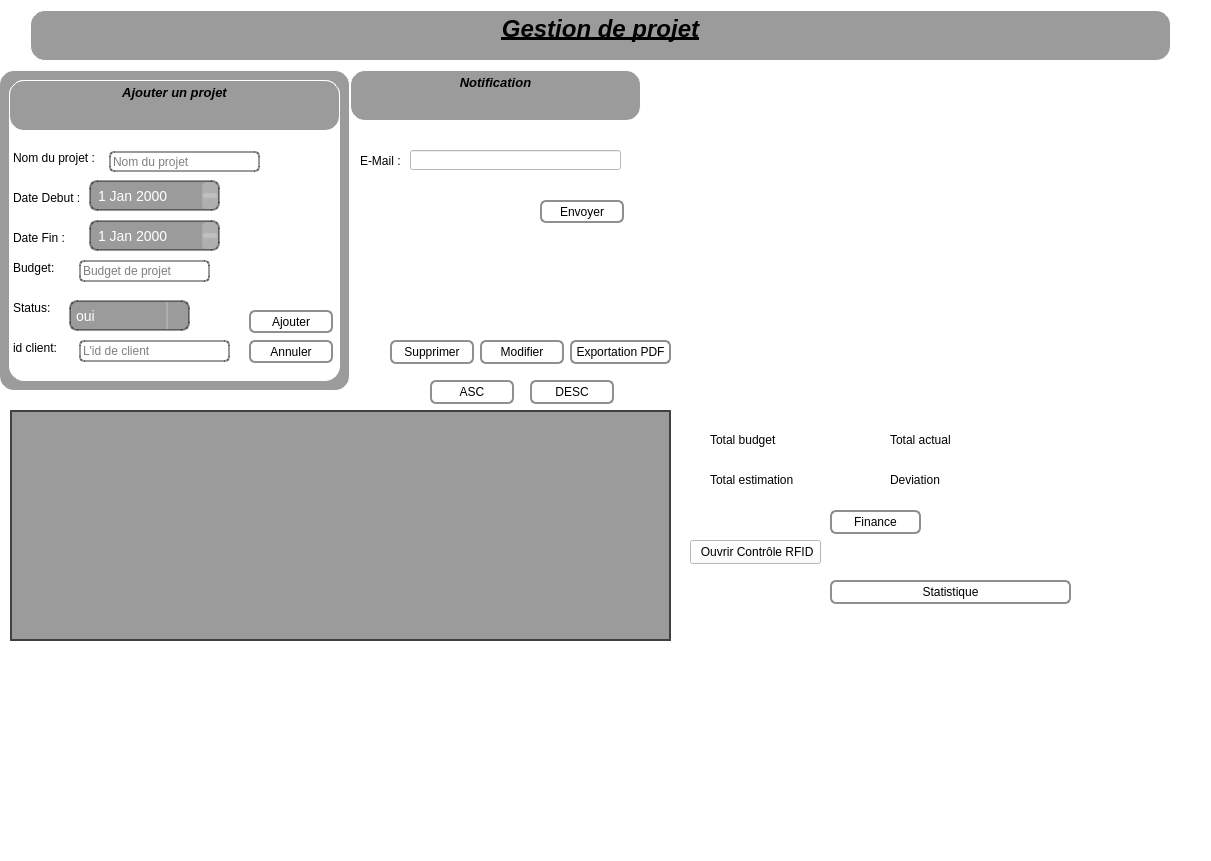
   <widget class="QStackedWidget" name="stackedWidget">
    <property name="geometry">
     <rect>
      <x>180</x>
      <y>40</y>
      <width>1211</width>
      <height>861</height>
     </rect>
    </property>
    <property name="styleSheet">
     <string notr="true">background-color: rgb(255, 255, 255);</string>
    </property>
    <property name="currentIndex">
     <number>0</number>
    </property>
    <widget class="QWidget" name="page">
     <widget class="QTextBrowser" name="textBrowser">
      <property name="geometry">
       <rect>
        <x>30</x>
        <y>10</y>
        <width>1141</width>
        <height>51</height>
       </rect>
      </property>
      <property name="styleSheet">
       <string notr="true">background-color:rgba(0, 0, 0, 100);
border-radius:15px;
 border: 1px solid #ffffff; </string>
      </property>
      <property name="html">
       <string>&lt;!DOCTYPE HTML PUBLIC &quot;-//W3C//DTD HTML 4.0//EN&quot; &quot;http://www.w3.org/TR/REC-html40/strict.dtd&quot;&gt;
&lt;html&gt;&lt;head&gt;&lt;meta name=&quot;qrichtext&quot; content=&quot;1&quot; /&gt;&lt;meta charset=&quot;utf-8&quot; /&gt;&lt;style type=&quot;text/css&quot;&gt;
p, li { white-space: pre-wrap; }
hr { height: 1px; border-width: 0; }
li.unchecked::marker { content: &quot;\2610&quot;; }
li.checked::marker { content: &quot;\2612&quot;; }
&lt;/style&gt;&lt;/head&gt;&lt;body style=&quot; font-family:'Segoe UI'; font-size:9pt; font-weight:400; font-style:normal;&quot;&gt;
&lt;p align=&quot;center&quot; style=&quot; margin-top:0px; margin-bottom:0px; margin-left:0px; margin-right:0px; -qt-block-indent:0; text-indent:0px;&quot;&gt;&lt;span style=&quot; font-family:'MS Shell Dlg 2'; font-size:18pt; font-weight:600; font-style:italic; text-decoration: underline;&quot;&gt;Gestion de projet&lt;/span&gt;&lt;/p&gt;&lt;/body&gt;&lt;/html&gt;</string>
      </property>
     </widget>
     <widget class="QWidget" name="widget_5" native="true">
      <property name="geometry">
       <rect>
        <x>350</x>
        <y>70</y>
        <width>291</width>
        <height>261</height>
       </rect>
      </property>
      <widget class="QTextBrowser" name="textBrowser_2">
       <property name="geometry">
        <rect>
         <x>0</x>
         <y>0</y>
         <width>291</width>
         <height>51</height>
        </rect>
       </property>
       <property name="styleSheet">
        <string notr="true">background-color:rgba(0, 0, 0, 100);
border-radius:15px;
 border: 1px solid #ffffff; </string>
       </property>
       <property name="html">
        <string>&lt;!DOCTYPE HTML PUBLIC &quot;-//W3C//DTD HTML 4.0//EN&quot; &quot;http://www.w3.org/TR/REC-html40/strict.dtd&quot;&gt;
&lt;html&gt;&lt;head&gt;&lt;meta name=&quot;qrichtext&quot; content=&quot;1&quot; /&gt;&lt;meta charset=&quot;utf-8&quot; /&gt;&lt;style type=&quot;text/css&quot;&gt;
p, li { white-space: pre-wrap; }
hr { height: 1px; border-width: 0; }
li.unchecked::marker { content: &quot;\2610&quot;; }
li.checked::marker { content: &quot;\2612&quot;; }
&lt;/style&gt;&lt;/head&gt;&lt;body style=&quot; font-family:'Segoe UI'; font-size:9pt; font-weight:400; font-style:normal;&quot;&gt;
&lt;p align=&quot;center&quot; style=&quot; margin-top:0px; margin-bottom:0px; margin-left:0px; margin-right:0px; -qt-block-indent:0; text-indent:0px;&quot;&gt;&lt;span style=&quot; font-family:'MS Shell Dlg 2'; font-size:10pt; font-weight:600; font-style:italic;&quot;&gt;Notification&lt;/span&gt;&lt;/p&gt;&lt;/body&gt;&lt;/html&gt;</string>
       </property>
      </widget>
      <widget class="QLabel" name="label_65">
       <property name="geometry">
        <rect>
         <x>10</x>
         <y>60</y>
         <width>61</width>
         <height>61</height>
        </rect>
       </property>
       <property name="text">
        <string>E-Mail :</string>
       </property>
      </widget>
      <widget class="QLineEdit" name="lineEditEmail">
       <property name="geometry">
        <rect>
         <x>60</x>
         <y>80</y>
         <width>211</width>
         <height>20</height>
        </rect>
       </property>
      </widget>
      <widget class="QPushButton" name="btnEnvoyerEmail">
       <property name="geometry">
        <rect>
         <x>190</x>
         <y>130</y>
         <width>84</width>
         <height>23</height>
        </rect>
       </property>
       <property name="styleSheet">
        <string notr="true">QPushButton {
    border: 2px solid #8f8f91;
    border-radius: 6px;
    background-color: qlineargradient(x1: 0, y1: 0, x2: 0, y2: 1,
                                      stop: 0 #f6f7fa, stop: 1 #dadbde);
    min-width: 80px;
}

QPushButton:pressed {
    background-color: qlineargradient(x1: 0, y1: 0, x2: 0, y2: 1,
                                      stop: 0 #dadbde, stop: 1 #f6f7fa);
}

QPushButton:flat {
    border: none; /* no border for a flat push button */
}

QPushButton:default {
    border-color: navy; /* make the default button prominent */
}

</string>
       </property>
       <property name="text">
        <string>Envoyer</string>
       </property>
      </widget>
     </widget>
     <widget class="QWidget" name="widget_6" native="true">
      <property name="geometry">
       <rect>
        <x>-1</x>
        <y>70</y>
        <width>351</width>
        <height>321</height>
       </rect>
      </property>
      <property name="styleSheet">
       <string notr="true">background-color:rgba(0, 0, 0, 100);
border-radius:15px;
 border: 1px solid #ffffff; </string>
      </property>
      <widget class="QFrame" name="frame">
       <property name="geometry">
        <rect>
         <x>10</x>
         <y>10</y>
         <width>331</width>
         <height>301</height>
        </rect>
       </property>
       <property name="styleSheet">
        <string notr="true">background-color:rgb(255, 255, 255);
border-radius:15px;
 border: 1px solid #ffffff; </string>
       </property>
       <property name="frameShape">
        <enum>QFrame::Shape::NoFrame</enum>
       </property>
       <widget class="QLabel" name="label">
        <property name="geometry">
         <rect>
          <x>0</x>
          <y>70</y>
          <width>91</width>
          <height>16</height>
         </rect>
        </property>
        <property name="styleSheet">
         <string notr="true">QLabel{
rgb(170, 0, 127)
}</string>
        </property>
        <property name="text">
         <string>Nom du projet :</string>
        </property>
       </widget>
       <widget class="QLabel" name="label_2">
        <property name="geometry">
         <rect>
          <x>0</x>
          <y>150</y>
          <width>61</width>
          <height>16</height>
         </rect>
        </property>
        <property name="text">
         <string>Date Fin :</string>
        </property>
       </widget>
       <widget class="QLabel" name="label_5">
        <property name="geometry">
         <rect>
          <x>0</x>
          <y>110</y>
          <width>81</width>
          <height>16</height>
         </rect>
        </property>
        <property name="text">
         <string>Date Debut :</string>
        </property>
       </widget>
       <widget class="QLabel" name="label_3">
        <property name="geometry">
         <rect>
          <x>0</x>
          <y>180</y>
          <width>49</width>
          <height>16</height>
         </rect>
        </property>
        <property name="text">
         <string>Budget:</string>
        </property>
       </widget>
       <widget class="QLabel" name="label_4">
        <property name="geometry">
         <rect>
          <x>0</x>
          <y>220</y>
          <width>49</width>
          <height>16</height>
         </rect>
        </property>
        <property name="text">
         <string>Status:</string>
        </property>
       </widget>
       <widget class="QPushButton" name="btnAnnuler">
        <property name="geometry">
         <rect>
          <x>240</x>
          <y>260</y>
          <width>84</width>
          <height>23</height>
         </rect>
        </property>
        <property name="styleSheet">
         <string notr="true">QPushButton {
    border: 2px solid #8f8f91;
    border-radius: 6px;
    background-color: qlineargradient(x1: 0, y1: 0, x2: 0, y2: 1,
                                      stop: 0 #f6f7fa, stop: 1 #dadbde);
    min-width: 80px;
}

QPushButton:pressed {
    background-color: qlineargradient(x1: 0, y1: 0, x2: 0, y2: 1,
                                      stop: 0 #dadbde, stop: 1 #f6f7fa);
}

QPushButton:flat {
    border: none; /* no border for a flat push button */
}

QPushButton:default {
    border-color: navy; /* make the default button prominent */
}
</string>
        </property>
        <property name="text">
         <string>Annuler</string>
        </property>
       </widget>
       <widget class="QPushButton" name="btnAjouter">
        <property name="geometry">
         <rect>
          <x>240</x>
          <y>230</y>
          <width>84</width>
          <height>23</height>
         </rect>
        </property>
        <property name="styleSheet">
         <string notr="true">QPushButton {
    border: 2px solid #8f8f91;
    border-radius: 6px;
    background-color: qlineargradient(x1: 0, y1: 0, x2: 0, y2: 1,
                                      stop: 0 #f6f7fa, stop: 1 #dadbde);
    min-width: 80px;
}

QPushButton:pressed {
    background-color: qlineargradient(x1: 0, y1: 0, x2: 0, y2: 1,
                                      stop: 0 #dadbde, stop: 1 #f6f7fa);
}

QPushButton:flat {
    border: none; /* no border for a flat push button */
}

QPushButton:default {
    border-color: navy; /* make the default button prominent */
}
</string>
        </property>
        <property name="text">
         <string>Ajouter</string>
        </property>
       </widget>
       <widget class="QTextBrowser" name="textBrowser_4">
        <property name="geometry">
         <rect>
          <x>0</x>
          <y>0</y>
          <width>331</width>
          <height>51</height>
         </rect>
        </property>
        <property name="styleSheet">
         <string notr="true">background-color:rgba(0, 0, 0, 100);
border-radius:15px;
 border: 1px solid #ffffff; </string>
        </property>
        <property name="html">
         <string>&lt;!DOCTYPE HTML PUBLIC &quot;-//W3C//DTD HTML 4.0//EN&quot; &quot;http://www.w3.org/TR/REC-html40/strict.dtd&quot;&gt;
&lt;html&gt;&lt;head&gt;&lt;meta name=&quot;qrichtext&quot; content=&quot;1&quot; /&gt;&lt;meta charset=&quot;utf-8&quot; /&gt;&lt;style type=&quot;text/css&quot;&gt;
p, li { white-space: pre-wrap; }
hr { height: 1px; border-width: 0; }
li.unchecked::marker { content: &quot;\2610&quot;; }
li.checked::marker { content: &quot;\2612&quot;; }
&lt;/style&gt;&lt;/head&gt;&lt;body style=&quot; font-family:'Segoe UI'; font-size:9pt; font-weight:400; font-style:normal;&quot;&gt;
&lt;p align=&quot;center&quot; style=&quot; margin-top:0px; margin-bottom:0px; margin-left:0px; margin-right:0px; -qt-block-indent:0; text-indent:0px;&quot;&gt;&lt;span style=&quot; font-size:10pt; font-weight:700; font-style:italic;&quot;&gt;Ajouter un projet&lt;/span&gt;&lt;/p&gt;&lt;/body&gt;&lt;/html&gt;</string>
        </property>
       </widget>
       <widget class="QLineEdit" name="lineEdit_client">
        <property name="geometry">
         <rect>
          <x>70</x>
          <y>260</y>
          <width>151</width>
          <height>22</height>
         </rect>
        </property>
        <property name="styleSheet">
         <string notr="true">QLineEdit{
	 border: 2px solid rgba(0, 0, 0, 100);  /* Bordure bleue */
    border-radius: 5px;  /* Coins arrondis */
}</string>
        </property>
        <property name="placeholderText">
         <string>L'id de client</string>
        </property>
       </widget>
       <widget class="QLabel" name="label_37">
        <property name="geometry">
         <rect>
          <x>0</x>
          <y>260</y>
          <width>49</width>
          <height>16</height>
         </rect>
        </property>
        <property name="text">
         <string>id client:</string>
        </property>
       </widget>
       <widget class="QComboBox" name="comboBox_status">
        <property name="geometry">
         <rect>
          <x>60</x>
          <y>220</y>
          <width>121</width>
          <height>31</height>
         </rect>
        </property>
        <property name="styleSheet">
         <string notr="true">QComboBox {
    background-color: rgba(0, 0, 0, 100);
    border: 2px solid rgba(0, 0, 0, 100);
    border-radius: 8px;
    padding: 5px;
    color: white;
    font-size: 14px;
}

QComboBox:hover {
    background-color: rgba(0, 0, 0, 80); /* Léger éclaircissement au survol */
    border: 2px solid rgba(0, 0, 0, 120);
}

QComboBox:focus {
    border: 2px solid rgba(0, 0, 0, 150);
    background-color: rgba(0, 0, 0, 120);
}

QComboBox::drop-down {
    width: 20px;
    border-left: 2px solid rgba(255, 255, 255, 50);
}

QComboBox::down-arrow {
    image: url(C:/Users/FK Info/Desktop/GProjett/icon/down1.png); /* Remplace par ton icône */
    width: 12px;
    height: 12px;
}

QComboBox QAbstractItemView {
    background-color: rgba(0, 0, 0, 100);
    border: 2px solid rgba(0, 0, 0, 150);
    selection-background-color: rgba(255, 255, 255, 50);
    selection-color: white;
    color: white;
}

QComboBox QAbstractItemView::item {
    padding: 5px;
    border-radius: 4px;
}

QComboBox QAbstractItemView::item:hover {
    background-color: rgba(255, 255, 255, 50);
}
</string>
        </property>
        <item>
         <property name="text">
          <string>oui</string>
         </property>
        </item>
        <item>
         <property name="text">
          <string>non</string>
         </property>
        </item>
        <item>
         <property name="text">
          <string>pas encore</string>
         </property>
        </item>
       </widget>
       <widget class="QDateEdit" name="dateEdit_debut">
        <property name="geometry">
         <rect>
          <x>80</x>
          <y>100</y>
          <width>131</width>
          <height>31</height>
         </rect>
        </property>
        <property name="styleSheet">
         <string notr="true">QDateEdit {
    background-color: rgba(0, 0, 0, 100);
    border: 2px solid rgba(0, 0, 0, 100);
    border-radius: 8px;
    padding: 5px;
    selection-background-color: rgba(0, 0, 0, 100);
    selection-color: white;
    font-size: 14px;
    color: white; /* Texte blanc pour contraste */
}

QDateEdit:hover {
    background-color: rgba(0, 0, 0, 80); /* Léger éclaircissement au survol */
    border: 2px solid rgba(0, 0, 0, 120);
}

QDateEdit:focus {
    border: 2px solid rgba(0, 0, 0, 150); /* Plus intense en focus */
    background-color: rgba(0, 0, 0, 120);
}

QDateEdit::drop-down {
    width: 20px;
    border-left: 2px solid rgba(255, 255, 255, 50);
}

QDateEdit::down-arrow {
    image: url(:/icons/down_arrow.png); /* Remplace par ton icône */
    width: 12px;
    height: 12px;
}

QDateEdit::up-button, QDateEdit::down-button {
    width: 16px;
    height: 16px;
    background-color: rgba(255, 255, 255, 50); /* Gris clair semi-transparent */
    border-radius: 4px;
}

QDateEdit::up-button:hover, QDateEdit::down-button:hover {
    background-color: rgba(255, 255, 255, 100);
}

QDateEdit::up-arrow {
    image: url(C:/Users/FK Info/Desktop/GProjett/icon/down.png); /* Remplace par ton icône */
    width: 10px;
    height: 10px;
}

QDateEdit::down-arrow {
    image: url(C:/Users/FK Info/Desktop/GProjett/icon/down1.png); /* Remplace par ton icône */
    width: 10px;
    height: 10px;
}
</string>
        </property>
       </widget>
       <widget class="QDateEdit" name="dateEdit_fin">
        <property name="geometry">
         <rect>
          <x>80</x>
          <y>140</y>
          <width>131</width>
          <height>31</height>
         </rect>
        </property>
        <property name="styleSheet">
         <string notr="true">QDateEdit {
    background-color: rgba(0, 0, 0, 100);
    border: 2px solid rgba(0, 0, 0, 100);
    border-radius: 8px;
    padding: 5px;
    selection-background-color: rgba(0, 0, 0, 100);
    selection-color: white;
    font-size: 14px;
    color: white; /* Texte blanc pour contraste */
}

QDateEdit:hover {
    background-color: rgba(0, 0, 0, 80); /* Léger éclaircissement au survol */
    border: 2px solid rgba(0, 0, 0, 120);
}

QDateEdit:focus {
    border: 2px solid rgba(0, 0, 0, 150); /* Plus intense en focus */
    background-color: rgba(0, 0, 0, 120);
}

QDateEdit::drop-down {
    width: 20px;
    border-left: 2px solid rgba(255, 255, 255, 50);
}

QDateEdit::down-arrow {
    image: url(:/icons/down_arrow.png); /* Remplace par ton icône */
    width: 12px;
    height: 12px;
}

QDateEdit::up-button, QDateEdit::down-button {
    width: 16px;
    height: 16px;
    background-color: rgba(255, 255, 255, 50); /* Gris clair semi-transparent */
    border-radius: 4px;
}

QDateEdit::up-button:hover, QDateEdit::down-button:hover {
    background-color: rgba(255, 255, 255, 100);
}

QDateEdit::up-arrow {
    image: url(C:/Users/FK Info/Desktop/GProjett/icon/down.png); /* Remplace par ton icône */
    width: 10px;
    height: 10px;
}

QDateEdit::down-arrow {
    image: url(C:/Users/FK Info/Desktop/GProjett/icon/down1.png); /* Remplace par ton icône */
    width: 10px;
    height: 10px;
}
</string>
        </property>
       </widget>
       <widget class="QLineEdit" name="lineEdit_nom">
        <property name="geometry">
         <rect>
          <x>100</x>
          <y>71</y>
          <width>151</width>
          <height>21</height>
         </rect>
        </property>
        <property name="styleSheet">
         <string notr="true">QLineEdit{
	 border: 2px solid rgba(0, 0, 0, 100);  /* Bordure bleue */
    border-radius: 5px;  /* Coins arrondis */
}</string>
        </property>
        <property name="text">
         <string/>
        </property>
        <property name="placeholderText">
         <string>Nom du projet</string>
        </property>
       </widget>
       <widget class="QLineEdit" name="lineEdit_budget">
        <property name="geometry">
         <rect>
          <x>70</x>
          <y>180</y>
          <width>131</width>
          <height>22</height>
         </rect>
        </property>
        <property name="styleSheet">
         <string notr="true">QLineEdit{
	 border: 2px solid rgba(0, 0, 0, 100);  /* Bordure bleue */
    border-radius: 5px;  /* Coins arrondis */
}</string>
        </property>
        <property name="placeholderText">
         <string>Budget de projet</string>
        </property>
       </widget>
      </widget>
     </widget>
     <widget class="QTableView" name="tableView">
      <property name="geometry">
       <rect>
        <x>10</x>
        <y>410</y>
        <width>661</width>
        <height>231</height>
       </rect>
      </property>
      <property name="styleSheet">
       <string notr="true">QTableView {
    background-color: rgba(0, 0, 0, 100);
    border: 2px solid rgba(0, 0, 0, 150);
    gridline-color: rgba(255, 255, 255, 50);
    color: white;
    selection-background-color: rgba(255, 255, 255, 50);
    selection-color: black;
    font-size: 14px;
}

QHeaderView::section {
    background-color: rgba(0, 0, 0, 150);
    padding: 8px;
    border: 1px solid rgba(255, 255, 255, 50);
    color: white;
    font-weight: bold;
}

QTableView::item {
    padding: 8px;
    border: 1px solid rgba(255, 255, 255, 30);
}

QTableView::item:selected {
    background-color: rgba(255, 255, 255, 50);
    color: black;
}

QTableView::item:hover {
    background-color: rgba(255, 255, 255, 30);
}
</string>
      </property>
     </widget>
     <widget class="QPushButton" name="btnModifier">
      <property name="geometry">
       <rect>
        <x>480</x>
        <y>340</y>
        <width>84</width>
        <height>24</height>
       </rect>
      </property>
      <property name="styleSheet">
       <string notr="true">QPushButton {
    border: 2px solid #8f8f91;
    border-radius: 6px;
    background-color: qlineargradient(x1: 0, y1: 0, x2: 0, y2: 1,
                                      stop: 0 #f6f7fa, stop: 1 #dadbde);
    min-width: 80px;
}

QPushButton:pressed {
    background-color: qlineargradient(x1: 0, y1: 0, x2: 0, y2: 1,
                                      stop: 0 #dadbde, stop: 1 #f6f7fa);
}

QPushButton:flat {
    border: none; /* no border for a flat push button */
}

QPushButton:default {
    border-color: navy; /* make the default button prominent */
}
</string>
      </property>
      <property name="text">
       <string>Modifier</string>
      </property>
     </widget>
     <widget class="QPushButton" name="btnSupprimer">
      <property name="geometry">
       <rect>
        <x>390</x>
        <y>340</y>
        <width>84</width>
        <height>24</height>
       </rect>
      </property>
      <property name="styleSheet">
       <string notr="true">QPushButton {
    border: 2px solid #8f8f91;
    border-radius: 6px;
    background-color: qlineargradient(x1: 0, y1: 0, x2: 0, y2: 1,
                                      stop: 0 #f6f7fa, stop: 1 #dadbde);
    min-width: 80px;
}

QPushButton:pressed {
    background-color: qlineargradient(x1: 0, y1: 0, x2: 0, y2: 1,
                                      stop: 0 #dadbde, stop: 1 #f6f7fa);
}

QPushButton:flat {
    border: none; /* no border for a flat push button */
}

QPushButton:default {
    border-color: navy; /* make the default button prominent */
}
</string>
      </property>
      <property name="text">
       <string>Supprimer</string>
      </property>
     </widget>
     <widget class="QPushButton" name="btnDesc">
      <property name="geometry">
       <rect>
        <x>530</x>
        <y>380</y>
        <width>84</width>
        <height>24</height>
       </rect>
      </property>
      <property name="styleSheet">
       <string notr="true">QPushButton {
    border: 2px solid #8f8f91;
    border-radius: 6px;
    background-color: qlineargradient(x1: 0, y1: 0, x2: 0, y2: 1,
                                      stop: 0 #f6f7fa, stop: 1 #dadbde);
    min-width: 80px;
}

QPushButton:pressed {
    background-color: qlineargradient(x1: 0, y1: 0, x2: 0, y2: 1,
                                      stop: 0 #dadbde, stop: 1 #f6f7fa);
}

QPushButton:flat {
    border: none; /* no border for a flat push button */
}

QPushButton:default {
    border-color: navy; /* make the default button prominent */
}
</string>
      </property>
      <property name="text">
       <string>DESC</string>
      </property>
     </widget>
     <widget class="QPushButton" name="btnAsc">
      <property name="geometry">
       <rect>
        <x>430</x>
        <y>380</y>
        <width>84</width>
        <height>24</height>
       </rect>
      </property>
      <property name="styleSheet">
       <string notr="true">QPushButton {
    border: 2px solid #8f8f91;
    border-radius: 6px;
    background-color: qlineargradient(x1: 0, y1: 0, x2: 0, y2: 1,
                                      stop: 0 #f6f7fa, stop: 1 #dadbde);
    min-width: 80px;
}

QPushButton:pressed {
    background-color: qlineargradient(x1: 0, y1: 0, x2: 0, y2: 1,
                                      stop: 0 #dadbde, stop: 1 #f6f7fa);
}

QPushButton:flat {
    border: none; /* no border for a flat push button */
}

QPushButton:default {
    border-color: navy; /* make the default button prominent */
}
</string>
      </property>
      <property name="text">
       <string>ASC</string>
      </property>
     </widget>
     <widget class="QPushButton" name="btnExporterPDF">
      <property name="geometry">
       <rect>
        <x>570</x>
        <y>340</y>
        <width>101</width>
        <height>24</height>
       </rect>
      </property>
      <property name="styleSheet">
       <string notr="true">QPushButton {
    border: 2px solid #8f8f91;
    border-radius: 6px;
    background-color: qlineargradient(x1: 0, y1: 0, x2: 0, y2: 1,
                                      stop: 0 #f6f7fa, stop: 1 #dadbde);
    min-width: 80px;
}

QPushButton:pressed {
    background-color: qlineargradient(x1: 0, y1: 0, x2: 0, y2: 1,
                                      stop: 0 #dadbde, stop: 1 #f6f7fa);
}

QPushButton:flat {
    border: none; /* no border for a flat push button */
}

QPushButton:default {
    border-color: navy; /* make the default button prominent */
}
</string>
      </property>
      <property name="text">
       <string>Exportation PDF</string>
      </property>
     </widget>
     <widget class="QPushButton" name="btnShowStats">
      <property name="geometry">
       <rect>
        <x>830</x>
        <y>580</y>
        <width>241</width>
        <height>24</height>
       </rect>
      </property>
      <property name="styleSheet">
       <string notr="true">QPushButton {
    border: 2px solid #8f8f91;
    border-radius: 6px;
    background-color: qlineargradient(x1: 0, y1: 0, x2: 0, y2: 1,
                                      stop: 0 #f6f7fa, stop: 1 #dadbde);
    min-width: 80px;
}

QPushButton:pressed {
    background-color: qlineargradient(x1: 0, y1: 0, x2: 0, y2: 1,
                                      stop: 0 #dadbde, stop: 1 #f6f7fa);
}

QPushButton:flat {
    border: none; /* no border for a flat push button */
}

QPushButton:default {
    border-color: navy; /* make the default button prominent */
}</string>
      </property>
      <property name="text">
       <string>Statistique</string>
      </property>
     </widget>
     <widget class="QWidget" name="gridLayoutWidget">
      <property name="geometry">
       <rect>
        <x>680</x>
        <y>70</y>
        <width>491</width>
        <height>331</height>
       </rect>
      </property>
      <layout class="QGridLayout" name="financeLayout"/>
     </widget>
     <widget class="QLabel" name="lblTotalBudget">
      <property name="geometry">
       <rect>
        <x>710</x>
        <y>430</y>
        <width>141</width>
        <height>20</height>
       </rect>
      </property>
      <property name="text">
       <string>Total budget</string>
      </property>
     </widget>
     <widget class="QLabel" name="lblTotalActual">
      <property name="geometry">
       <rect>
        <x>890</x>
        <y>430</y>
        <width>141</width>
        <height>20</height>
       </rect>
      </property>
      <property name="text">
       <string>Total actual</string>
      </property>
     </widget>
     <widget class="QLabel" name="lblTotalEstimated">
      <property name="geometry">
       <rect>
        <x>710</x>
        <y>470</y>
        <width>141</width>
        <height>20</height>
       </rect>
      </property>
      <property name="text">
       <string>Total estimation</string>
      </property>
     </widget>
     <widget class="QLabel" name="lblDeviation">
      <property name="geometry">
       <rect>
        <x>890</x>
        <y>470</y>
        <width>191</width>
        <height>20</height>
       </rect>
      </property>
      <property name="text">
       <string>Deviation</string>
      </property>
     </widget>
     <widget class="QPushButton" name="btnRefreshFinance">
      <property name="geometry">
       <rect>
        <x>830</x>
        <y>510</y>
        <width>91</width>
        <height>24</height>
       </rect>
      </property>
      <property name="styleSheet">
       <string notr="true">QPushButton {
    border: 2px solid #8f8f91;
    border-radius: 6px;
    background-color: qlineargradient(x1: 0, y1: 0, x2: 0, y2: 1,
                                      stop: 0 #f6f7fa, stop: 1 #dadbde);
    min-width: 80px;
}

QPushButton:pressed {
    background-color: qlineargradient(x1: 0, y1: 0, x2: 0, y2: 1,
                                      stop: 0 #dadbde, stop: 1 #f6f7fa);
}

QPushButton:flat {
    border: none; /* no border for a flat push button */
}

QPushButton:default {
    border-color: navy; /* make the default button prominent */
}</string>
      </property>
      <property name="text">
       <string>Finance</string>
      </property>
     </widget>
     <widget class="QPushButton" name="btnArduino">
      <property name="geometry">
       <rect>
        <x>690</x>
        <y>540</y>
        <width>131</width>
        <height>24</height>
       </rect>
      </property>
      <property name="text">
       <string> Ouvrir Contrôle RFID</string>
      </property>
     </widget>
    </widget>
    <widget class="QWidget" name="page_2">
     <widget class="QTextBrowser" name="textBrowser_3">
      <property name="geometry">
       <rect>
        <x>120</x>
        <y>0</y>
        <width>511</width>
        <height>41</height>
       </rect>
      </property>
      <property name="styleSheet">
       <string notr="true">background-color:rgba(0, 0, 0, 100);
border-radius:15px;
 border: 1px solid #ffffff; </string>
      </property>
      <property name="html">
       <string>&lt;!DOCTYPE HTML PUBLIC &quot;-//W3C//DTD HTML 4.0//EN&quot; &quot;http://www.w3.org/TR/REC-html40/strict.dtd&quot;&gt;
&lt;html&gt;&lt;head&gt;&lt;meta name=&quot;qrichtext&quot; content=&quot;1&quot; /&gt;&lt;meta charset=&quot;utf-8&quot; /&gt;&lt;style type=&quot;text/css&quot;&gt;
p, li { white-space: pre-wrap; }
hr { height: 1px; border-width: 0; }
li.unchecked::marker { content: &quot;\2610&quot;; }
li.checked::marker { content: &quot;\2612&quot;; }
&lt;/style&gt;&lt;/head&gt;&lt;body style=&quot; font-family:'Segoe UI'; font-size:9pt; font-weight:400; font-style:normal;&quot;&gt;
&lt;p align=&quot;center&quot; style=&quot; margin-top:0px; margin-bottom:0px; margin-left:0px; margin-right:0px; -qt-block-indent:0; text-indent:0px;&quot;&gt;&lt;span style=&quot; font-size:14pt; font-weight:696; font-style:italic;&quot;&gt;Home&lt;/span&gt;&lt;/p&gt;&lt;/body&gt;&lt;/html&gt;</string>
      </property>
     </widget>
    </widget>
   </widget>
